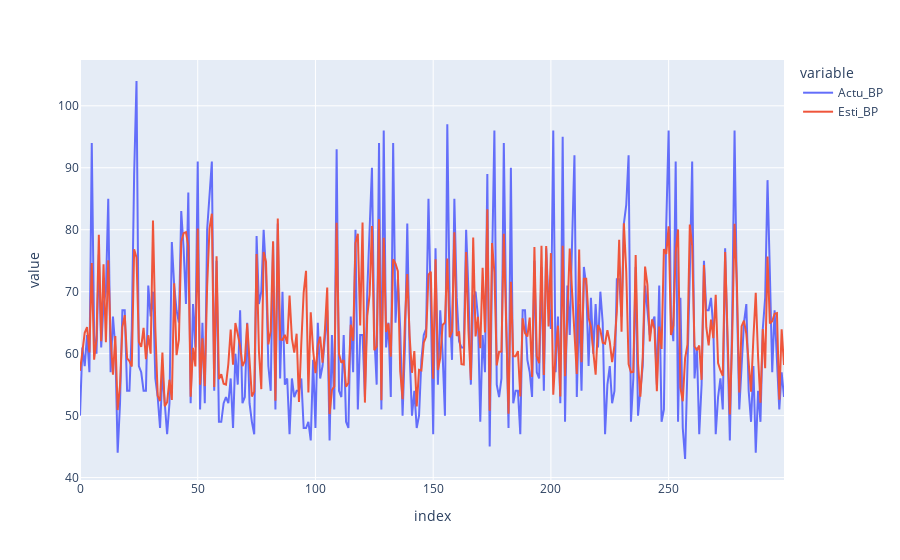

Notebook code cell kept with this figure:
### Code cell
norm_fig = px.line(shdf)
norm_fig.show()

### Figure 1 — Plotly figure (JSON) as saved in the notebook; plotly's stock layout.template omitted (floating-point values rounded to 4 significant figures; data arrays with more than 128 entries replaced by an {"elided": "..."} marker saying what was removed)
{"data": [{"hovertemplate": "variable=Actu_BP<br>index=%{x}<br>value=%{y}<extra></extra>", "legendgroup": "Actu_BP", "line": {"color": "#636efa", "dash": "solid"}, "marker": {"symbol": "circle"}, "mode": "lines", "name": "Actu_BP", "orientation": "v", "showlegend": true, "type": "scatter", "x": {"elided": "300 int values"}, "xaxis": "x", "y": {"elided": "300 int values"}, "yaxis": "y"}, {"hovertemplate": "variable=Esti_BP<br>index=%{x}<br>value=%{y}<extra></extra>", "legendgroup": "Esti_BP", "line": {"color": "#EF553B", "dash": "solid"}, "marker": {"symbol": "circle"}, "mode": "lines", "name": "Esti_BP", "orientation": "v", "showlegend": true, "type": "scatter", "x": {"elided": "300 int values"}, "xaxis": "x", "y": {"elided": "300 float values"}, "yaxis": "y"}], "layout": {"legend": {"title": {"text": "variable"}, "tracegroupgap": 0}, "margin": {"t": 60}, "xaxis": {"anchor": "y", "domain": [0, 1], "title": {"text": "index"}}, "yaxis": {"anchor": "x", "domain": [0, 1], "title": {"text": "value"}}}}
